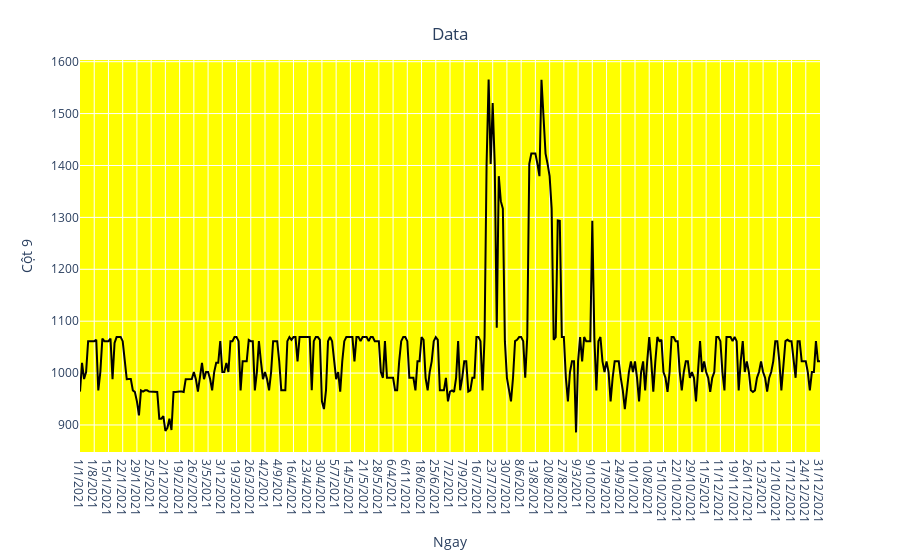

The notebook cell this image was saved under:
### Markdown cell above
1.3. Biểu đồ đường thể hiện dữ liệu qua thời gian

### Code cell
import plotly.express as px
fig = px.line(y=df['9'], x=df['Ngay'])
fig.update_traces(line_color='black') 
fig.update_layout(xaxis_title="Ngay", 
                  yaxis_title="Cột 9",
                  title={'text': "Data", 'y':0.95, 'x':0.5, 'xanchor':'center', 'yanchor':'top'},
                  plot_bgcolor='rgba(600,500,0,3.8)')

### Figure 1 — Plotly figure (JSON) as saved in the notebook; plotly's stock layout.template omitted (floating-point values rounded to 4 significant figures; data arrays with more than 128 entries replaced by an {"elided": "..."} marker saying what was removed)
{"data": [{"hovertemplate": "x=%{x}<br>y=%{y}<extra></extra>", "legendgroup": "", "line": {"color": "black", "dash": "solid"}, "marker": {"symbol": "circle"}, "mode": "lines", "name": "", "orientation": "v", "showlegend": false, "type": "scatter", "x": {"elided": "365 str values"}, "xaxis": "x", "y": {"elided": "365 float values"}, "yaxis": "y"}], "layout": {"legend": {"tracegroupgap": 0}, "margin": {"t": 60}, "plot_bgcolor": "rgba(600,500,0,3.8)", "title": {"text": "Data", "x": 0.5, "xanchor": "center", "y": 0.95, "yanchor": "top"}, "xaxis": {"anchor": "y", "domain": [0, 1], "title": {"text": "Ngay"}}, "yaxis": {"anchor": "x", "domain": [0, 1], "title": {"text": "Cột 9"}}}}
